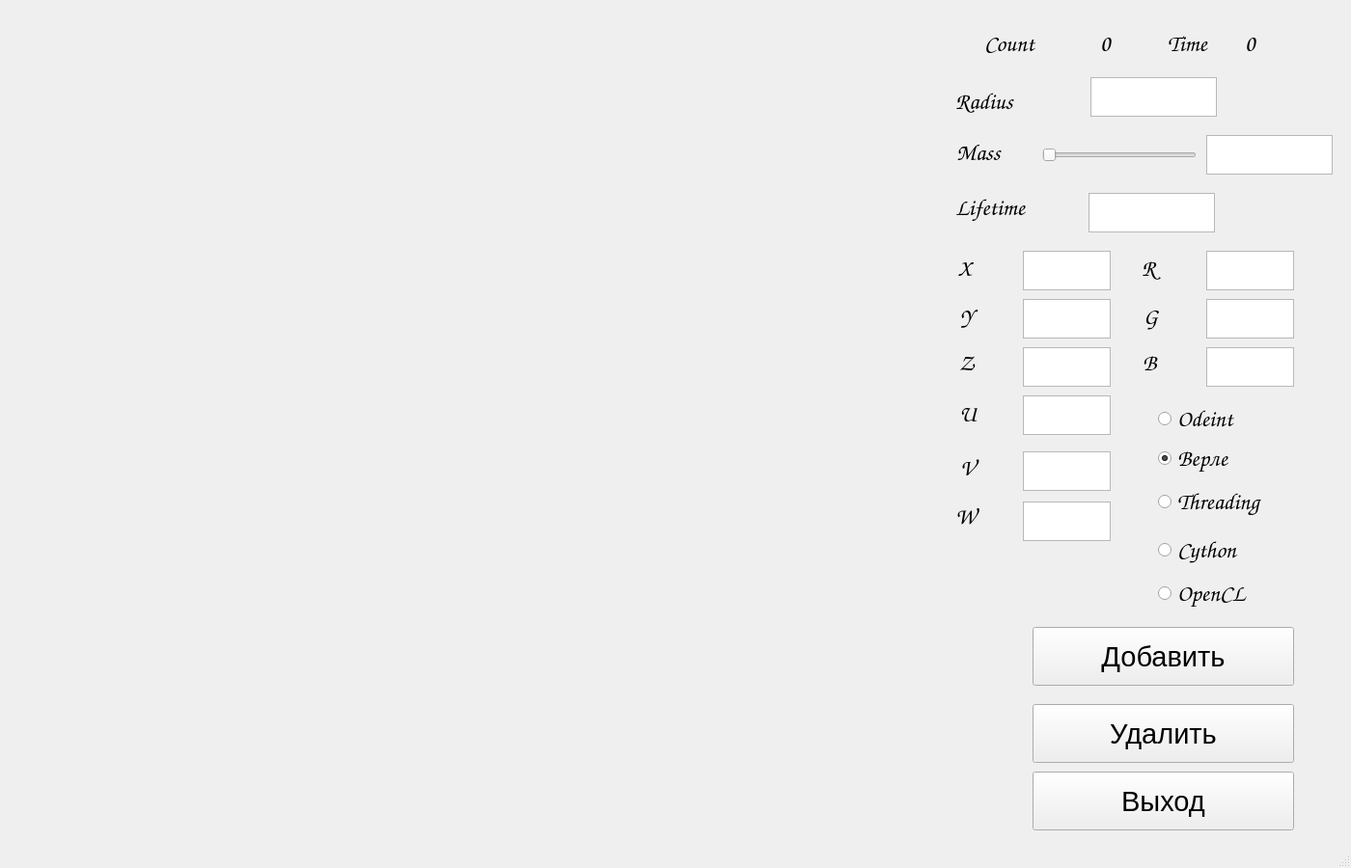
<?xml version="1.0" encoding="UTF-8"?>
<ui version="4.0">
 <class>MainWindow</class>
 <widget class="QMainWindow" name="MainWindow">
  <property name="geometry">
   <rect>
    <x>0</x>
    <y>0</y>
    <width>1400</width>
    <height>900</height>
   </rect>
  </property>
  <property name="focusPolicy">
   <enum>Qt::ClickFocus</enum>
  </property>
  <property name="windowTitle">
   <string>Gravity</string>
  </property>
  <widget class="QWidget" name="centralwidget">
   <widget class="QPushButton" name="button1">
    <property name="geometry">
     <rect>
      <x>1070</x>
      <y>650</y>
      <width>271</width>
      <height>61</height>
     </rect>
    </property>
    <property name="font">
     <font>
      <pointsize>22</pointsize>
     </font>
    </property>
    <property name="focusPolicy">
     <enum>Qt::WheelFocus</enum>
    </property>
    <property name="text">
     <string>Добавить</string>
    </property>
   </widget>
   <widget class="QPushButton" name="button2">
    <property name="geometry">
     <rect>
      <x>1070</x>
      <y>730</y>
      <width>271</width>
      <height>61</height>
     </rect>
    </property>
    <property name="font">
     <font>
      <pointsize>22</pointsize>
     </font>
    </property>
    <property name="focusPolicy">
     <enum>Qt::WheelFocus</enum>
    </property>
    <property name="text">
     <string>Удалить</string>
    </property>
   </widget>
   <widget class="QPushButton" name="closeButton">
    <property name="geometry">
     <rect>
      <x>1070</x>
      <y>800</y>
      <width>271</width>
      <height>61</height>
     </rect>
    </property>
    <property name="font">
     <font>
      <pointsize>22</pointsize>
     </font>
    </property>
    <property name="focusPolicy">
     <enum>Qt::WheelFocus</enum>
    </property>
    <property name="text">
     <string>Выход</string>
    </property>
   </widget>
   <widget class="QLabel" name="label_x">
    <property name="geometry">
     <rect>
      <x>993</x>
      <y>253</y>
      <width>31</width>
      <height>51</height>
     </rect>
    </property>
    <property name="font">
     <font>
      <family>Comic Sans MS</family>
      <pointsize>18</pointsize>
     </font>
    </property>
    <property name="text">
     <string>X</string>
    </property>
   </widget>
   <widget class="QLabel" name="label_y">
    <property name="geometry">
     <rect>
      <x>995</x>
      <y>303</y>
      <width>31</width>
      <height>51</height>
     </rect>
    </property>
    <property name="font">
     <font>
      <family>Comic Sans MS</family>
      <pointsize>18</pointsize>
     </font>
    </property>
    <property name="text">
     <string>Y</string>
    </property>
   </widget>
   <widget class="QLabel" name="label_z">
    <property name="geometry">
     <rect>
      <x>994</x>
      <y>351</y>
      <width>31</width>
      <height>51</height>
     </rect>
    </property>
    <property name="font">
     <font>
      <family>Comic Sans MS</family>
      <pointsize>18</pointsize>
     </font>
    </property>
    <property name="text">
     <string>Z</string>
    </property>
   </widget>
   <widget class="QLabel" name="label_u">
    <property name="geometry">
     <rect>
      <x>994</x>
      <y>404</y>
      <width>31</width>
      <height>51</height>
     </rect>
    </property>
    <property name="font">
     <font>
      <family>Comic Sans MS</family>
      <pointsize>18</pointsize>
     </font>
    </property>
    <property name="text">
     <string>U</string>
    </property>
   </widget>
   <widget class="QLabel" name="label_v">
    <property name="geometry">
     <rect>
      <x>995</x>
      <y>460</y>
      <width>31</width>
      <height>51</height>
     </rect>
    </property>
    <property name="font">
     <font>
      <family>Comic Sans MS</family>
      <pointsize>18</pointsize>
     </font>
    </property>
    <property name="text">
     <string>V</string>
    </property>
   </widget>
   <widget class="QLabel" name="label_w">
    <property name="geometry">
     <rect>
      <x>990</x>
      <y>510</y>
      <width>31</width>
      <height>51</height>
     </rect>
    </property>
    <property name="font">
     <font>
      <family>Comic Sans MS</family>
      <pointsize>18</pointsize>
     </font>
    </property>
    <property name="text">
     <string>W</string>
    </property>
   </widget>
   <widget class="QTextEdit" name="input_x">
    <property name="geometry">
     <rect>
      <x>1060</x>
      <y>260</y>
      <width>91</width>
      <height>41</height>
     </rect>
    </property>
    <property name="font">
     <font>
      <family>Comic Sans MS</family>
      <pointsize>14</pointsize>
     </font>
    </property>
    <property name="documentTitle">
     <string/>
    </property>
   </widget>
   <widget class="QTextEdit" name="input_y">
    <property name="geometry">
     <rect>
      <x>1060</x>
      <y>310</y>
      <width>91</width>
      <height>41</height>
     </rect>
    </property>
    <property name="font">
     <font>
      <family>Comic Sans MS</family>
      <pointsize>14</pointsize>
     </font>
    </property>
    <property name="documentTitle">
     <string/>
    </property>
   </widget>
   <widget class="QTextEdit" name="input_z">
    <property name="geometry">
     <rect>
      <x>1060</x>
      <y>360</y>
      <width>91</width>
      <height>41</height>
     </rect>
    </property>
    <property name="font">
     <font>
      <family>Comic Sans MS</family>
      <pointsize>14</pointsize>
     </font>
    </property>
    <property name="documentTitle">
     <string/>
    </property>
   </widget>
   <widget class="QTextEdit" name="input_u">
    <property name="geometry">
     <rect>
      <x>1060</x>
      <y>410</y>
      <width>91</width>
      <height>41</height>
     </rect>
    </property>
    <property name="font">
     <font>
      <family>Comic Sans MS</family>
      <pointsize>14</pointsize>
     </font>
    </property>
    <property name="documentTitle">
     <string/>
    </property>
   </widget>
   <widget class="QTextEdit" name="input_v">
    <property name="geometry">
     <rect>
      <x>1060</x>
      <y>468</y>
      <width>91</width>
      <height>41</height>
     </rect>
    </property>
    <property name="font">
     <font>
      <family>Comic Sans MS</family>
      <pointsize>14</pointsize>
     </font>
    </property>
    <property name="documentTitle">
     <string/>
    </property>
   </widget>
   <widget class="QTextEdit" name="input_w">
    <property name="geometry">
     <rect>
      <x>1060</x>
      <y>520</y>
      <width>91</width>
      <height>41</height>
     </rect>
    </property>
    <property name="font">
     <font>
      <family>Comic Sans MS</family>
      <pointsize>14</pointsize>
     </font>
    </property>
    <property name="documentTitle">
     <string/>
    </property>
   </widget>
   <widget class="QTextEdit" name="input_b">
    <property name="geometry">
     <rect>
      <x>1250</x>
      <y>360</y>
      <width>91</width>
      <height>41</height>
     </rect>
    </property>
    <property name="font">
     <font>
      <family>Comic Sans MS</family>
      <pointsize>14</pointsize>
     </font>
    </property>
    <property name="documentTitle">
     <string/>
    </property>
   </widget>
   <widget class="QLabel" name="label_b">
    <property name="geometry">
     <rect>
      <x>1184</x>
      <y>351</y>
      <width>31</width>
      <height>51</height>
     </rect>
    </property>
    <property name="font">
     <font>
      <family>Comic Sans MS</family>
      <pointsize>18</pointsize>
     </font>
    </property>
    <property name="text">
     <string>B</string>
    </property>
   </widget>
   <widget class="QLabel" name="label_r">
    <property name="geometry">
     <rect>
      <x>1183</x>
      <y>253</y>
      <width>31</width>
      <height>51</height>
     </rect>
    </property>
    <property name="font">
     <font>
      <family>Comic Sans MS</family>
      <pointsize>18</pointsize>
     </font>
    </property>
    <property name="text">
     <string>R</string>
    </property>
   </widget>
   <widget class="QLabel" name="label_g">
    <property name="geometry">
     <rect>
      <x>1185</x>
      <y>303</y>
      <width>31</width>
      <height>51</height>
     </rect>
    </property>
    <property name="font">
     <font>
      <family>Comic Sans MS</family>
      <pointsize>18</pointsize>
     </font>
    </property>
    <property name="text">
     <string>G</string>
    </property>
   </widget>
   <widget class="QTextEdit" name="input_r">
    <property name="geometry">
     <rect>
      <x>1250</x>
      <y>260</y>
      <width>91</width>
      <height>41</height>
     </rect>
    </property>
    <property name="font">
     <font>
      <family>Comic Sans MS</family>
      <pointsize>14</pointsize>
     </font>
    </property>
    <property name="documentTitle">
     <string/>
    </property>
   </widget>
   <widget class="QTextEdit" name="input_g">
    <property name="geometry">
     <rect>
      <x>1250</x>
      <y>310</y>
      <width>91</width>
      <height>41</height>
     </rect>
    </property>
    <property name="font">
     <font>
      <family>Comic Sans MS</family>
      <pointsize>14</pointsize>
     </font>
    </property>
    <property name="documentTitle">
     <string/>
    </property>
   </widget>
   <widget class="QSlider" name="slider_m">
    <property name="geometry">
     <rect>
      <x>1080</x>
      <y>150</y>
      <width>160</width>
      <height>22</height>
     </rect>
    </property>
    <property name="minimum">
     <number>1</number>
    </property>
    <property name="maximum">
     <number>1000</number>
    </property>
    <property name="orientation">
     <enum>Qt::Horizontal</enum>
    </property>
    <property name="tickPosition">
     <enum>QSlider::NoTicks</enum>
    </property>
    <property name="tickInterval">
     <number>5</number>
    </property>
   </widget>
   <widget class="QTextEdit" name="input_m">
    <property name="geometry">
     <rect>
      <x>1250</x>
      <y>140</y>
      <width>131</width>
      <height>41</height>
     </rect>
    </property>
    <property name="font">
     <font>
      <family>Comic Sans MS</family>
      <pointsize>14</pointsize>
     </font>
    </property>
    <property name="documentTitle">
     <string/>
    </property>
   </widget>
   <widget class="QLabel" name="label_m">
    <property name="geometry">
     <rect>
      <x>991</x>
      <y>133</y>
      <width>71</width>
      <height>51</height>
     </rect>
    </property>
    <property name="font">
     <font>
      <family>Comic Sans MS</family>
      <pointsize>18</pointsize>
     </font>
    </property>
    <property name="text">
     <string>Mass</string>
    </property>
   </widget>
   <widget class="QLabel" name="label_lifetime">
    <property name="geometry">
     <rect>
      <x>990</x>
      <y>190</y>
      <width>121</width>
      <height>51</height>
     </rect>
    </property>
    <property name="font">
     <font>
      <family>Comic Sans MS</family>
      <pointsize>18</pointsize>
     </font>
    </property>
    <property name="text">
     <string>Lifetime</string>
    </property>
   </widget>
   <widget class="QTextEdit" name="input_lifetime">
    <property name="geometry">
     <rect>
      <x>1128</x>
      <y>200</y>
      <width>131</width>
      <height>41</height>
     </rect>
    </property>
    <property name="font">
     <font>
      <family>Comic Sans MS</family>
      <pointsize>14</pointsize>
     </font>
    </property>
    <property name="documentTitle">
     <string/>
    </property>
   </widget>
   <widget class="QLabel" name="label_count">
    <property name="geometry">
     <rect>
      <x>1020</x>
      <y>20</y>
      <width>101</width>
      <height>51</height>
     </rect>
    </property>
    <property name="font">
     <font>
      <family>Comic Sans MS</family>
      <pointsize>18</pointsize>
     </font>
    </property>
    <property name="text">
     <string>Count</string>
    </property>
   </widget>
   <widget class="QLabel" name="output_count">
    <property name="geometry">
     <rect>
      <x>1140</x>
      <y>20</y>
      <width>71</width>
      <height>51</height>
     </rect>
    </property>
    <property name="font">
     <font>
      <family>Comic Sans MS</family>
      <pointsize>18</pointsize>
     </font>
    </property>
    <property name="text">
     <string>0</string>
    </property>
   </widget>
   <widget class="QTextEdit" name="input_radius">
    <property name="geometry">
     <rect>
      <x>1130</x>
      <y>80</y>
      <width>131</width>
      <height>41</height>
     </rect>
    </property>
    <property name="font">
     <font>
      <pointsize>14</pointsize>
     </font>
    </property>
   </widget>
   <widget class="QLabel" name="label_radius">
    <property name="geometry">
     <rect>
      <x>990</x>
      <y>80</y>
      <width>101</width>
      <height>51</height>
     </rect>
    </property>
    <property name="font">
     <font>
      <family>Comic Sans MS</family>
      <pointsize>18</pointsize>
     </font>
    </property>
    <property name="text">
     <string>Radius</string>
    </property>
   </widget>
   <widget class="QLabel" name="label_time">
    <property name="geometry">
     <rect>
      <x>1210</x>
      <y>20</y>
      <width>101</width>
      <height>51</height>
     </rect>
    </property>
    <property name="font">
     <font>
      <family>Comic Sans MS</family>
      <pointsize>18</pointsize>
     </font>
    </property>
    <property name="text">
     <string>Time</string>
    </property>
   </widget>
   <widget class="QLabel" name="output_time">
    <property name="geometry">
     <rect>
      <x>1290</x>
      <y>20</y>
      <width>101</width>
      <height>51</height>
     </rect>
    </property>
    <property name="font">
     <font>
      <family>Comic Sans MS</family>
      <pointsize>18</pointsize>
     </font>
    </property>
    <property name="text">
     <string>0</string>
    </property>
   </widget>
   <widget class="QRadioButton" name="radio1">
    <property name="geometry">
     <rect>
      <x>1200</x>
      <y>460</y>
      <width>141</width>
      <height>31</height>
     </rect>
    </property>
    <property name="font">
     <font>
      <family>Comic Sans MS</family>
      <pointsize>18</pointsize>
     </font>
    </property>
    <property name="text">
     <string>Верле</string>
    </property>
    <property name="checked">
     <bool>true</bool>
    </property>
   </widget>
   <widget class="QRadioButton" name="radio2">
    <property name="geometry">
     <rect>
      <x>1200</x>
      <y>500</y>
      <width>181</width>
      <height>41</height>
     </rect>
    </property>
    <property name="font">
     <font>
      <family>Comic Sans MS</family>
      <pointsize>18</pointsize>
     </font>
    </property>
    <property name="text">
     <string>Threading</string>
    </property>
   </widget>
   <widget class="QRadioButton" name="radio3">
    <property name="geometry">
     <rect>
      <x>1200</x>
      <y>550</y>
      <width>151</width>
      <height>41</height>
     </rect>
    </property>
    <property name="font">
     <font>
      <family>Comic Sans MS</family>
      <pointsize>18</pointsize>
     </font>
    </property>
    <property name="text">
     <string>Cython</string>
    </property>
   </widget>
   <widget class="QRadioButton" name="radio0">
    <property name="geometry">
     <rect>
      <x>1200</x>
      <y>419</y>
      <width>141</width>
      <height>31</height>
     </rect>
    </property>
    <property name="font">
     <font>
      <family>Comic Sans MS</family>
      <pointsize>18</pointsize>
     </font>
    </property>
    <property name="text">
     <string>Odeint</string>
    </property>
    <property name="checked">
     <bool>false</bool>
    </property>
   </widget>
   <widget class="QRadioButton" name="radio4">
    <property name="geometry">
     <rect>
      <x>1200</x>
      <y>595</y>
      <width>151</width>
      <height>41</height>
     </rect>
    </property>
    <property name="font">
     <font>
      <family>Comic Sans MS</family>
      <pointsize>18</pointsize>
     </font>
    </property>
    <property name="text">
     <string>OpenCL</string>
    </property>
   </widget>
  </widget>
  <widget class="QStatusBar" name="statusbar"/>
 </widget>
 <resources/>
 <connections/>
</ui>
